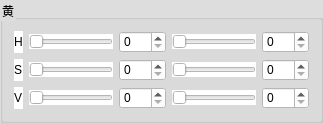
       <widget class="QGroupBox" name="yellowHSVBox">
        <property name="styleSheet">
         <string notr="true">background-color: rgb(221, 221, 221);</string>
        </property>
        <property name="title">
         <string>黄</string>
        </property>
        <layout class="QGridLayout" name="gridLayout_4" rowstretch="0,0,0,0">
         <item row="2" column="3">
          <widget class="QSlider" name="s_LowerSlider_yellow">
           <property name="styleSheet">
            <string notr="true">background-color: rgb(255, 255, 255);</string>
           </property>
           <property name="maximum">
            <number>255</number>
           </property>
           <property name="orientation">
            <enum>Qt::Horizontal</enum>
           </property>
          </widget>
         </item>
         <item row="2" column="4">
          <widget class="QSpinBox" name="s_LowerSpinBox_yellow">
           <property name="styleSheet">
            <string notr="true">background-color: rgb(255, 255, 255);</string>
           </property>
           <property name="maximum">
            <number>255</number>
           </property>
          </widget>
         </item>
         <item row="3" column="3">
          <widget class="QSlider" name="v_LowerSlider_yellow">
           <property name="styleSheet">
            <string notr="true">background-color: rgb(255, 255, 255);</string>
           </property>
           <property name="maximum">
            <number>255</number>
           </property>
           <property name="orientation">
            <enum>Qt::Horizontal</enum>
           </property>
          </widget>
         </item>
         <item row="2" column="0">
          <widget class="QLabel" name="label_S_yellow">
           <property name="styleSheet">
            <string notr="true">background-color: rgb(255, 255, 255);</string>
           </property>
           <property name="text">
            <string>S</string>
           </property>
          </widget>
         </item>
         <item row="1" column="2">
          <widget class="QSpinBox" name="h_UpperSpinBox_yellow">
           <property name="styleSheet">
            <string notr="true">background-color: rgb(255, 255, 255);</string>
           </property>
           <property name="maximum">
            <number>255</number>
           </property>
          </widget>
         </item>
         <item row="3" column="2">
          <widget class="QSpinBox" name="v_UpperSpinBox_yellow">
           <property name="styleSheet">
            <string notr="true">background-color: rgb(255, 255, 255);</string>
           </property>
           <property name="maximum">
            <number>255</number>
           </property>
          </widget>
         </item>
         <item row="2" column="2">
          <widget class="QSpinBox" name="s_UpperSpinBox_yellow">
           <property name="styleSheet">
            <string notr="true">background-color: rgb(255, 255, 255);</string>
           </property>
           <property name="maximum">
            <number>255</number>
           </property>
          </widget>
         </item>
         <item row="1" column="4">
          <widget class="QSpinBox" name="h_LowerSpinBox_yellow">
           <property name="styleSheet">
            <string notr="true">background-color: rgb(255, 255, 255);</string>
           </property>
           <property name="maximum">
            <number>255</number>
           </property>
          </widget>
         </item>
         <item row="1" column="0">
          <widget class="QLabel" name="label_H_yellow">
           <property name="styleSheet">
            <string notr="true">background-color: rgb(255, 255, 255);</string>
           </property>
           <property name="text">
            <string>H</string>
           </property>
          </widget>
         </item>
         <item row="3" column="4">
          <widget class="QSpinBox" name="v_LowerSpinBox_yellow">
           <property name="styleSheet">
            <string notr="true">background-color: rgb(255, 255, 255);</string>
           </property>
           <property name="maximum">
            <number>255</number>
           </property>
          </widget>
         </item>
         <item row="1" column="3">
          <widget class="QSlider" name="h_LowerSlider_yellow">
           <property name="styleSheet">
            <string notr="true">background-color: rgb(255, 255, 255);</string>
           </property>
           <property name="maximum">
            <number>255</number>
           </property>
           <property name="orientation">
            <enum>Qt::Horizontal</enum>
           </property>
          </widget>
         </item>
         <item row="2" column="1">
          <widget class="QSlider" name="s_UpperSlider_yellow">
           <property name="styleSheet">
            <string notr="true">background-color: rgb(255, 255, 255);</string>
           </property>
           <property name="maximum">
            <number>255</number>
           </property>
           <property name="orientation">
            <enum>Qt::Horizontal</enum>
           </property>
          </widget>
         </item>
         <item row="3" column="0">
          <widget class="QLabel" name="label_V_yellow">
           <property name="styleSheet">
            <string notr="true">background-color: rgb(255, 255, 255);</string>
           </property>
           <property name="text">
            <string>V</string>
           </property>
          </widget>
         </item>
         <item row="1" column="1">
          <widget class="QSlider" name="h_UpperSlider_yellow">
           <property name="styleSheet">
            <string notr="true">background-color: rgb(255, 255, 255);</string>
           </property>
           <property name="maximum">
            <number>255</number>
           </property>
           <property name="orientation">
            <enum>Qt::Horizontal</enum>
           </property>
          </widget>
         </item>
         <item row="3" column="1">
          <widget class="QSlider" name="v_UpperSlider_yellow">
           <property name="styleSheet">
            <string notr="true">background-color: rgb(255, 255, 255);</string>
           </property>
           <property name="maximum">
            <number>255</number>
           </property>
           <property name="orientation">
            <enum>Qt::Horizontal</enum>
           </property>
          </widget>
         </item>
        </layout>
       </widget>
